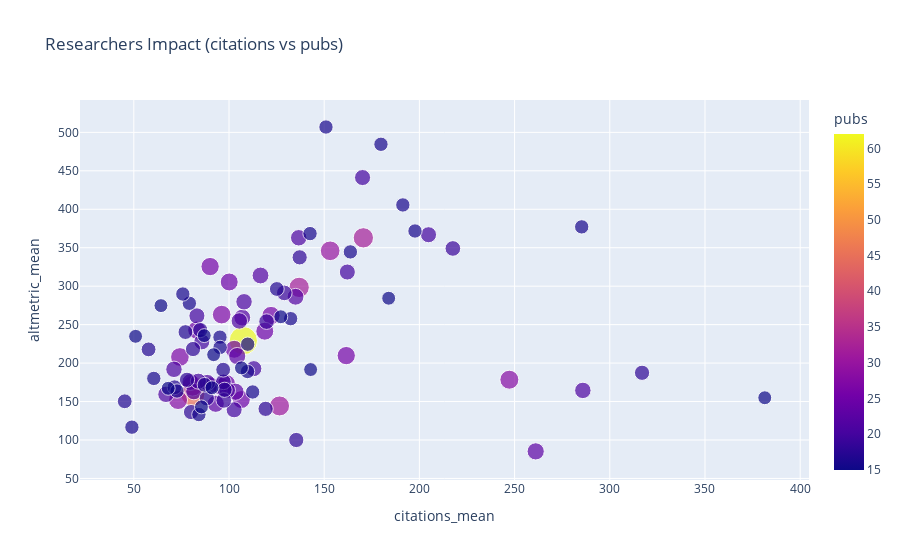

Write notebook code for a chart like this one.
### Code cell
px.scatter(top100, 
           x="citations_mean", y="altmetric_mean", 
           hover_name="full_name", 
           hover_data=['pubs', 'citations_mean', 'altmetric_mean'], 
           color="pubs",
           size="pubs",
           title="Researchers Impact (citations vs pubs)")

### Figure 1 — Plotly figure (JSON) as saved in the notebook; plotly's stock layout.template omitted (floating-point values rounded to 4 significant figures; data arrays with more than 128 entries replaced by an {"elided": "..."} marker saying what was removed)
{"data": [{"customdata": {"elided": "100x3 float values"}, "hovertemplate": "<b>%{hovertext}</b><br><br>citations_mean=%{customdata[1]}<br>altmetric_mean=%{customdata[2]}<br>pubs=%{marker.color}<extra></extra>", "hovertext": ["Kari Stefansson", "Unnur Thorsteinsdottir", "Gudmar Thorleifsson", "Andres Metspalu", "Caroline Hayward", "Gonçalo R Abecasis", "Tõnu Esko", "Benjamin M. Neale", "Daniel F Gudbjartsson", "Eleftheria Zeggini", "Claudia Langenberg", "M. Arfan Ikram", "Lude Franke", "Daniel I. Chasman", "Jerome I. Rotter", "Nicholas J. Wareham", "Eric Boerwinkle", "Douglas F. Easton", "Terho Lehtimäki", "Vilmundur Gudnason", "Erik Ingelsson", "Alkes L. Price", "Mark I. McCarthy", "Ruth J. F. Loos", "Sekar Kathiresan", "André G. Uitterlinden", "Anubha Mahajan", "Reedik Mägi", "John Danesh", "Olli T. Raitakari", "Cornelia M. van Duijn", "Kent D. Taylor", "Bruce M. Psaty", "Adam S. Butterworth", "Po-Ru Loh", "Paul M. Ridker", "Marjo-Riitta Jarvelin", "Tamara B. Harris", "Jaspal S. Kooner", "Ozren Polasek", "Dorret I Boomsma", "Markku Laakso", "David A Hinds", "Peter M. Visscher", "George Dedoussis", "Christian Gieger", "Patrick Sulem", "Ian J. Deary", "John R B Perry", "Veikko Salomaa", "Nilesh J Samani", "Cecilia M. Lindgren", "Erwin P. Bottinger", "Igor Rudan", "Robert A Scott", "Michael Boehnke", "Sandosh Padmanabhan", "Tune H Pers", "Martina Müller-Nurasyid", "Yoichiro Kamatani", "Michiaki Kubo", "Hilary K. Finucane", "Paolo Gasparini", "Danish Saleheen", "Gisli Masson", "Alison M Dunning", "Karen L. Mohlke", "Veronique Vitart", "Jian’an Luan", "John C. Chambers", "Ingileif Jonsdottir", "Joe Dennis", "Albert V Smith", "Dennis O. Mook-Kanamori", "Evangelos Evangelou", "Nancy L Pedersen", "Patrik K E Magnusson", "Lili Milani", "Mika Kähönen", "Albert Hofman", "Augustine Kong", "Leo-Pekka Lyytikäinen", "Oscar H. Franco", "Stephen J Chanock", "Grant W Montgomery", "Jian Yang", "Annette Peters", "Sarah E. Medland", "Lenore J. Launer", "Mark J Daly", "Børge G. Nordestgaard", "Stella Trompet", "Joshua C. Bis", "Paul D P Pharoah", "Fernando Rivadeneira", "Antonietta Robino", "Paul Elliott", "Louise V Wain", "Michael C. O’Donovan", "Ole A. Andreassen"], "legendgroup": "", "marker": {"color": [62, 45, 33, 32, 32, 31, 30, 28, 28, 27, 27, 26, 26, 26, 25, 25, 25, 25, 25, 25, 25, 23, 23, 23, 23, 22, 22, 22, 22, 22, 21, 21, 21, 21, 21, 21, 21, 21, 21, 20, 20, 20, 20, 20, 20, 20, 20, 19, 19, 19, 19, 19, 18, 18, 18, 18, 18, 18, 18, 18, 18, 18, 17, 17, 17, 17, 17, 17, 17, 16, 16, 16, 16, 16, 16, 16, 16, 16, 16, 16, 16, 16, 16, 16, 16, 16, 16, 16, 15, 15, 15, 15, 15, 15, 15, 15, 15, 15, 15, 15], "coloraxis": "coloraxis", "size": [62, 45, 33, 32, 32, 31, 30, 28, 28, 27, 27, 26, 26, 26, 25, 25, 25, 25, 25, 25, 25, 23, 23, 23, 23, 22, 22, 22, 22, 22, 21, 21, 21, 21, 21, 21, 21, 21, 21, 20, 20, 20, 20, 20, 20, 20, 20, 19, 19, 19, 19, 19, 18, 18, 18, 18, 18, 18, 18, 18, 18, 18, 17, 17, 17, 17, 17, 17, 17, 16, 16, 16, 16, 16, 16, 16, 16, 16, 16, 16, 16, 16, 16, 16, 16, 16, 16, 16, 15, 15, 15, 15, 15, 15, 15, 15, 15, 15, 15, 15], "sizemode": "area", "sizeref": 0.155, "symbol": "circle"}, "mode": "markers", "name": "", "showlegend": false, "type": "scatter", "x": [107.5, 81, 80.82, 170.6, 136.8, 126.5, 153.1, 247.2, 73.25, 74.22, 96.15, 90.08, 161.6, 122.1, 96.04, 100.1, 98.68, 83, 118.8, 102.7, 106.5, 261.1, 103.4, 93.04, 104.3, 116.5, 79.68, 135.0, 90.27, 107.0, 136.6, 81.57, 99.1, 66.9, 285.9, 107.9, 105.4, 71.1, 88.57, 85.7, 162.2, 102.7, 170.2, 204.8, 83.15, 113.0, 83.9, 129.1, 217.6, 119.7, 97.26, 97.05, 88.33, 84.89, 81.11, 119.2, 77.94, 137.1, 97.67, 80.06, 135.3, 316.9, 45.24, 96.94, 71.41, 77.12, 87.18, 57.76, 125.1, 109.8, 49, 79.19, 132.4, 75.75, 72.69, 197.7, 163.8, 179.8, 109.8, 142.6, 95.25, 60.5, 84.19, 95.31, 191.3, 285.2, 112.4, 150.9, 127.2, 381.4, 91.93, 91.07, 106.5, 64.27, 87, 50.93, 68.07, 85.53, 183.9, 142.9], "xaxis": "x", "y": [229.1, 159.6, 170.4, 362.9, 298.5, 144.3, 346, 178.4, 152.0, 208.0, 263.0, 325.5, 209.7, 261.8, 169.4, 305.5, 173.4, 243.0, 241.4, 218.0, 152.6, 85.22, 162.7, 147.1, 209.1, 313.9, 175.4, 286.2, 171.1, 259.1, 363.0, 162.9, 164.7, 159.4, 164.5, 279.7, 254.8, 191.9, 174.6, 227.7, 318.4, 139.3, 441.2, 366.9, 261.4, 192.8, 176.5, 291.3, 349.1, 253.9, 151.5, 175.6, 154.3, 242.9, 218.3, 140.5, 178.3, 337.5, 165.3, 136.3, 100, 187.4, 150.4, 191.4, 168.6, 240.4, 171.7, 217.8, 296.4, 189.1, 116.7, 277.8, 257.8, 289.8, 163.7, 371.8, 344.6, 484.5, 224.6, 368.4, 233.8, 180.1, 133.1, 220.4, 405.6, 377.1, 162.4, 506.9, 260.3, 154.9, 210.9, 167.9, 193.8, 274.7, 235.7, 234.8, 167.2, 143.1, 284.3, 191.6], "yaxis": "y"}], "layout": {"autosize": true, "coloraxis": {"colorbar": {"title": {"text": "pubs"}}, "colorscale": [[0, "#0d0887"], [0.1111, "#46039f"], [0.2222, "#7201a8"], [0.3333, "#9c179e"], [0.4444, "#bd3786"], [0.5556, "#d8576b"], [0.6667, "#ed7953"], [0.7778, "#fb9f3a"], [0.8889, "#fdca26"], [1, "#f0f921"]]}, "legend": {"itemsizing": "constant", "tracegroupgap": 0}, "title": {"text": "Researchers Impact (citations vs pubs)"}, "xaxis": {"anchor": "y", "autorange": true, "domain": [0, 1], "range": [22.65, 403.8], "title": {"text": "citations_mean"}, "type": "linear"}, "yaxis": {"anchor": "x", "autorange": true, "domain": [0, 1], "range": [41.93, 547.2], "title": {"text": "altmetric_mean"}, "type": "linear"}}}
